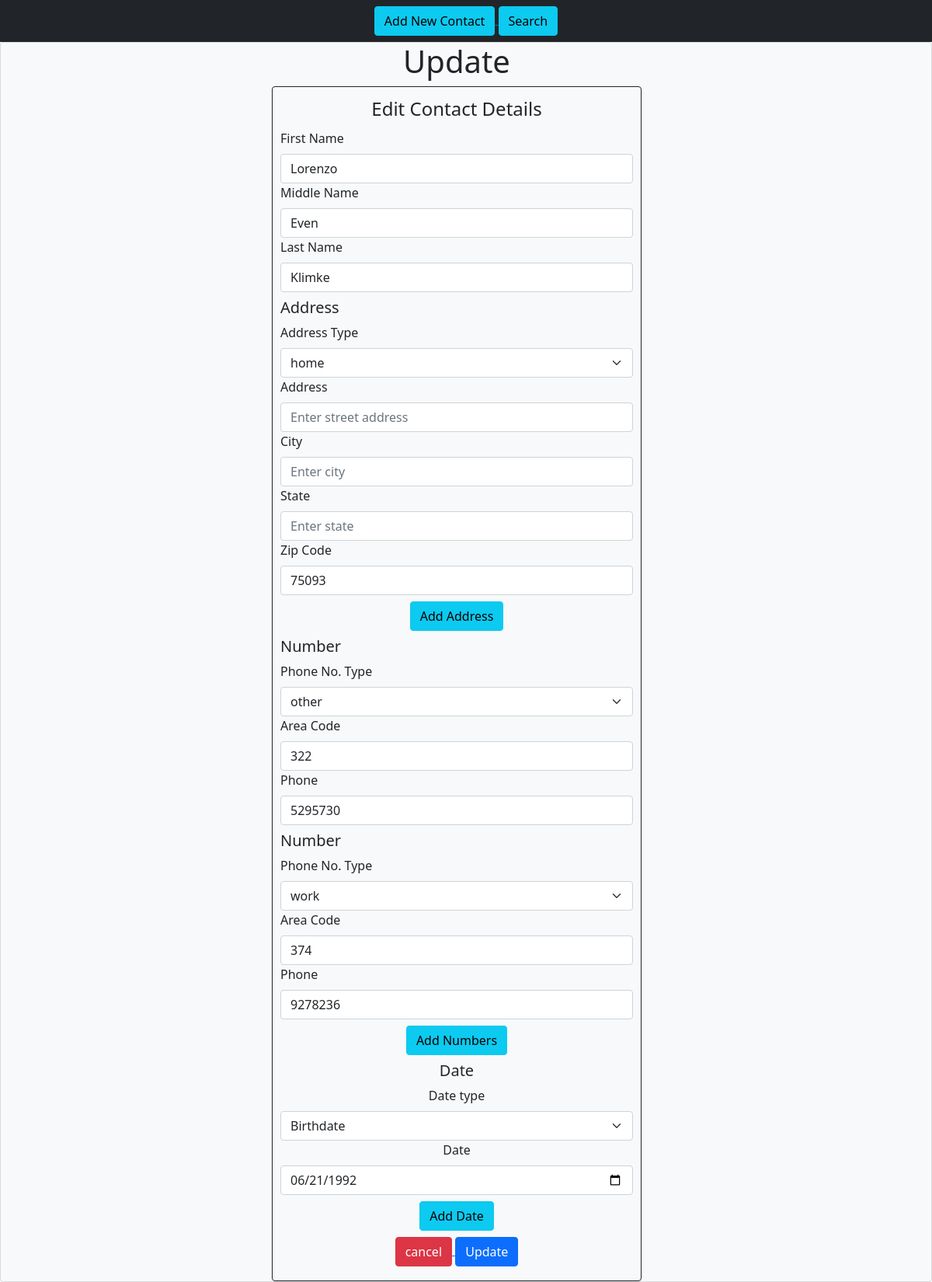
/edit/97/, run on the app's committed database.
### crudapp/models.py (models this page shows)
class Contact(models.Model):
    fname = models.CharField(max_length=100)
    mname = models.CharField(max_length=100, blank=True, null=True)
    lname = models.CharField(max_length=100)
    class Meta:
        db_table = "contact"

class Address(models.Model):
    address_choice = [("home", "home"), ("work", "work"), ("other", "other")]
    contact = models.ForeignKey(
        Contact, on_delete=models.CASCADE, related_name="addresscontact"
    )
    address_type = models.CharField(
        choices=address_choice, blank=True, null=True, max_length=20
    )
    address = models.CharField(max_length=500, blank=True, null=True)
    city = models.CharField(max_length=100, blank=True, null=True)
    state = models.CharField(max_length=20, blank=True, null=True)
    zipcode = models.BigIntegerField(
        max_length=5,
        validators=[MinValueValidator(10000), MaxValueValidator(99999)],
        blank=True,
        null=True,
    )
    class Meta:
        db_table = "address"

class Phone(models.Model):
    phone_choices = [("home", "home"), ("work", "work"), ("other", "other")]
    contact = models.ForeignKey(
        Contact, on_delete=models.CASCADE, related_name="phonecontact"
    )
    phone_type = models.CharField(
        choices=phone_choices, null=True, blank=True, max_length=20
    )
    area_code = models.BigIntegerField(
        validators=[MinValueValidator(100), MaxValueValidator(999)],
        blank=True,
        null=True,
    )
    number = models.BigIntegerField(
        validators=[MinValueValidator(1000000), MaxValueValidator(9999999)],
        blank=True,
        null=True,
    )
    class Meta:
        db_table = "phone"

class Date(models.Model):
    date_choices = [
        ("birthday", "birthday"),
        ("aniversary", "aniversary"),
        ("other", "other")
    ]
    contact = models.ForeignKey(
        Contact, on_delete=models.CASCADE, related_name="datecontact"
    )
    date_type = models.CharField(choices=date_choices, null=True, max_length=21)
    date = models.DateField(null=True)
    class Meta:
        db_table = "date"

### crudapp/views.py (the view, shortened to what this page needs)
# urls.py: path("edit/<int:pk>/", views.updateView.as_view(), name="editView"),
class updateView(View):
    def get(self, request, pk):
        address = Address.objects.filter(contact=pk)
        contact = Contact.objects.get(pk=pk)
        phone = Phone.objects.filter(contact=pk)
        date = Date.objects.filter(contact=pk)
        context = {
            'cform': contact,
            'aform': address,
            'pform': phone,
            'dform': date,
        }
        return render(request, 'update.html', context)

### crudapp/templates/update.html (shortened to what this page needs)
<!DOCTYPE html>
<html lang="en">
<head>
    <link href="https://cdn.jsdelivr.net/npm/bootstrap@5.1.3/dist/css/bootstrap.min.css" rel="stylesheet"
 />
</head>
<nav class="navbar navbar-dark bg-dark justify-content-md-center">
      <div class="m-20 text-center ">
        <a href="/">
          <button type="button" class="btn btn-info">Add New Contact</button>
        </a>
        <a href="/search">
          <button type="button" class="btn btn-info">Search</button>
        </a>
      </div>
</nav>
<body>
    <div class="card bg-light mt-10">
        <div class="row justify-content-center container-fluid ">
            <h1 style="text-align: center">Update </h1>
            <form class="" style="width: 500px" method="POST" class="mx-auto">
                <fieldset class="border border-dark rounded mt-auto w-auto" style="padding:10px">
                    <legend class="text-center ">Edit Contact Details</legend>
                <div id="name_container">
                    <div class="">
                        <label class="form-label">First Name</label>
                        <input type="text" name="fname" maxlength="120" required="" id="id_fname" class="form-control"
                            value="{{cform.fname}}" />
                    </div>
                    <div class="">
                        <label class="form-label">Middle Name</label>
                        <input type="text" name="mname" maxlength="120" id="id_mname" class="form-control"
                            value="{{cform.mname}}" />
                    </div>
                    <div class="">
                        <label class="form-label">Last Name</label>
                        <input type="text" name="lname" maxlength="120" required="" id="id_lname" class="form-control"
                            value="{{cform.lname}}" />
                    </div>
                </div>
                <div id="address_for_loop">
                    {% for obj in aform %}
                    <h5 class="my-2"> Address </h5>
                    <div class="">
                        <label class="form-label">Address Type</label>
                        <select class="form-select" aria-label="Select" name="address_type" id="address_type">
                            <option value="{{obj.address_type}}" selected> {{obj.address_type}}</option>Select</option>
                        </select>
                    </div>
                    <div class="">
                        <label class="form-label">Address</label>
                        <input type="text" name="address" maxlength="120" id="id_street" class="form-control"
                            value="{{obj.address}}" placeholder="Enter street address" />
                    </div>
                    <div class="">
                        <label class="form-label">City</label>
                        <input type="text" name="city" maxlength="120" id="id_city" class="form-control"
                            value="{{obj.city}}" placeholder="Enter city" />
                    </div>
                    <div class="">
                        <label class="form-label">State</label>
                        <input type="text" name="state" maxlength="120" id="id_state" class="form-control"
                            value="{{obj.state}}" placeholder="Enter state" />
                    </div>
                    <div class="">
                        <label class="form-label">Zip Code</label>
                        <input type="number" name="zipcode" maxlength="120" id="zipcode" class="form-control" step="1"
                            min="10000" max="99999" value="{{obj.zipcode}}" placeholder="Enter zip code" />
                    </div>
                    {% endfor %}
                </div>
                <div class="my-2 text-center">
                    <button class="btn btn-info" id="address_btn">
                        Add Address
                    </button>
                </div>
                <div id="number_for_loop">
                    {% for obj in pform %}
                    <h5 class="my-2"> Number </h5>
                    <div class="">
                        <label class="form-label">Phone No. Type</label>
                        <select class="form-select" aria-label="Select" name="phone_type" id="phone_type">
                            <option value="{{obj.phone_type}}" selected>{{obj.phone_type}}</option>Select</option>
                        </select>
                    </div>
                    <div class="">
                        <label class="form-label">Area Code</label>
                        <input type="number" name="area_code" maxlength="120" id="area_code" class="form-control"
                            step="1" value="{{obj.area_code}}" min="100" max="999" />
                    </div>
                    <div class="">
                        <label class="form-label">Phone</label>
                        <input type="number" class="form-control" id="phone" name="phone" placeholder="Enter Phone"
                            pattern="[0-9]{7}" value="{{obj.number}}">
                    </div>
                    {% endfor %}
                </div>
                <div class="my-2 text-center">
                    <div class="my-2 text-center">
                        <button class="btn btn-info" id="number_btn">Add Numbers</button>
                    </div>
                    <div id="date_for_loop">
                        {% for obj in dform %}
                        <h5 class="my-2">
                         Date </h5>
                        <div class="">
                            <label class="form-label">Date type</label>
                            <select class="form-select" aria-label="Default select example" id="date_type"
                                name="date_type">
                                <option value="{{obj.date_type}}" selected>{{obj.date_type}}</option>Select</option>
                            </select>
                        </div>
                        <div class="">
                            <label class="form-label">Date</label> <br>
                                <input type="date" class="form-control" id="date" name="date" placeholder="Enter Date"
                    value="{{obj.date|date:"Y-m-d" }}">
                        </div>
                        {% endfor %}
                    </div>
                    <button class="btn btn-info mt-2" id="date_btn">Add Date</button>
                </div>
                <div class="my-2 text-center">
                    <a href="/search">
                        <button type="button" class="btn btn-danger ">cancel</button>
                    </a>
                    <button type="submit" class="btn btn-primary">Update</button>
                </div>
                </fieldset>
            </form>
        </div>
    </div>
</body>
</html>

### data on the page
Contact: fname "Lorenzo", mname "Even", lname "Klimke"
Address: address_type "home", zipcode "75093"
Phone: phone_type "other", area_code "322", phone "5295730"
Phone: phone_type "work", area_code "374", phone "9278236"
Date: date_type "Birthdate", date "06/21/1992"
